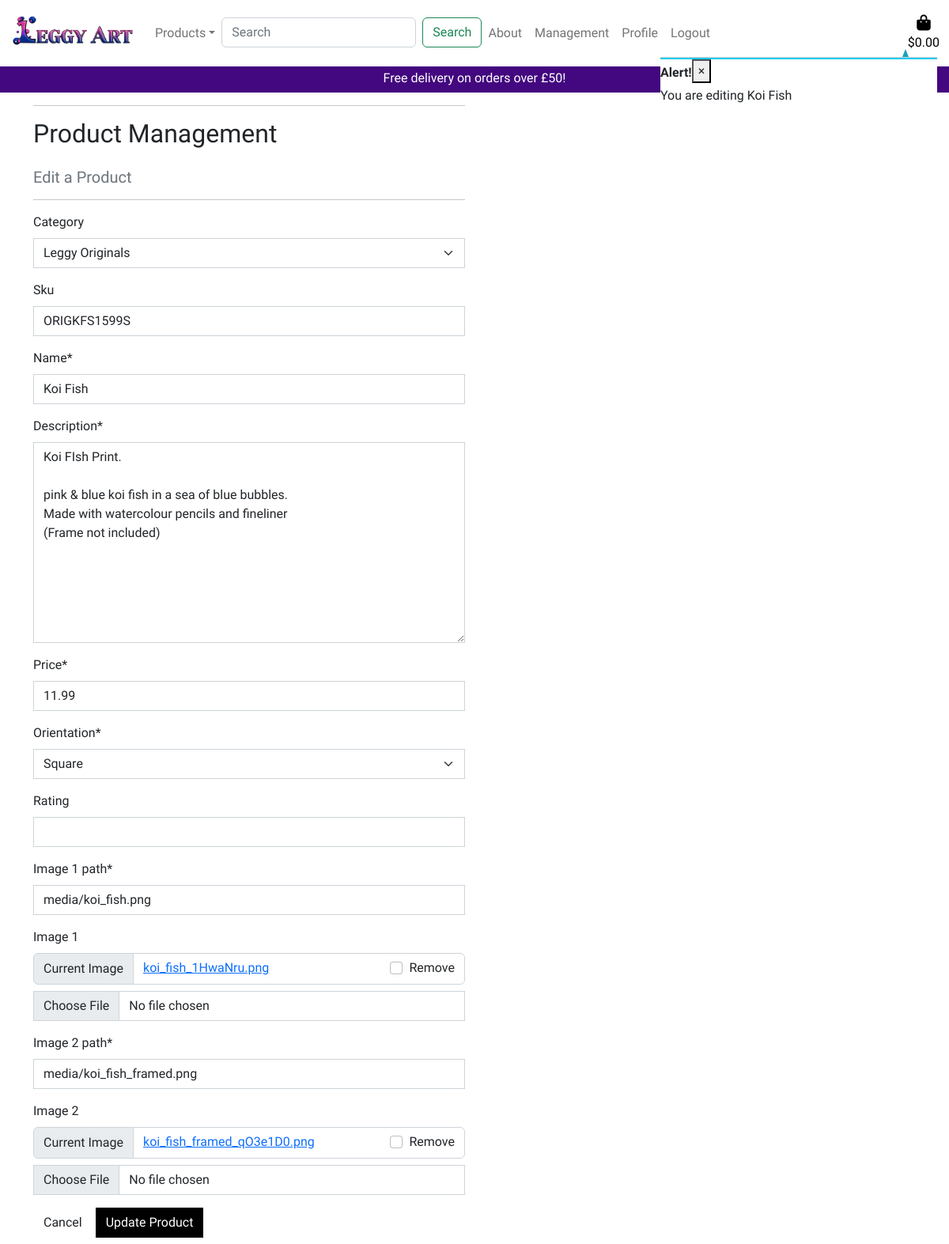
Page /products/edit/1/ (signed in) on the committed database.
### products/models.py (models this page shows, shortened)
class Print(models.Model):
    ORIENTATION_CHOICES = [
        ('L', 'Landscape'),
        ('P', 'Portrait'),
        ('S', 'Square'),
    ]
    category = models.ForeignKey('Category', null=True, blank=True, on_delete=models.SET_NULL)
    sku = models.CharField(max_length=254, null=True, blank=True)
    name = models.CharField(max_length=254)
    description = models.TextField()
    price = models.DecimalField(max_digits=6, decimal_places=2)
    orientation = models.CharField(max_length=1, choices=ORIENTATION_CHOICES, default='S')
    rating = models.DecimalField(max_digits=6, decimal_places=2, null=True, blank=True)
    image_1_path = models.CharField(max_length=1024, default='No Image')
    image_1 = models.ImageField(default='No Image')
    image_2_path = models.CharField(max_length=1024, default='No Image')
    image_2 = models.ImageField(default='No Image')

### products/views.py (the view)
# urls.py: path('edit/<int:print_id>/', views.edit_product, name='edit_product'),
@login_required
def edit_product(request, print_id):
    if not request.user.is_superuser:
        messages.error(request, 'Sorry, only store owners can do that.')
        return redirect(reverse('home'))
    product = get_object_or_404(Print, pk=print_id)
    if request.method == 'POST':
        form = ProductForm(request.POST, request.FILES, instance=product)
        if form.is_valid():
            product = form.save()
            messages.success(request, 'Successfully updated product!')
            return redirect(reverse('print_detail', args=[product.id]))
        else:
            messages.error(request, 'Failed to update product. Please ensure the form is valid.')
    else:
        form = ProductForm(instance=product)
        messages.info(request, f'You are editing {product.name}')
    template = 'products/edit_product.html'
    context = {
        'form': form,
        'product': product,
        'image_1_path': product.image_1.url,
        'image_2_path': product.image_2.url,
    }
    return render(request, template, context)

### products/forms.py
class ProductForm(forms.ModelForm):
    class Meta:
        model = Print
        fields = '__all__'
    image_1 = forms.ImageField(label='Image 1', required=False, widget=CustomClearableFileInput)
    image_2 = forms.ImageField(label='Image 2', required=False, widget=CustomClearableFileInput)
    def __init__(self, *args, **kwargs):
        super().__init__(*args, **kwargs)
        categories = Category.objects.all()
        friendly_names = [(c.id, c.get_friendly_name()) for c in categories] #list comporehension
        self.fields['category'].choices = friendly_names
        for field_name, field in self.fields.items():
            field.widget.attrs['class'] = 'border-black rounded-0'

### basket/contexts.py (called while the page is built, shortened)
def basket_contents(request):
    basket_items = []
    total = 0
    basket = request.session.get('basket', {})
    product_count = len(basket_items)
    if total < settings.FREE_DELIVERY_THRESHOLD and total != 0:
        delivery = Decimal(settings.BASELINE_DELIVERY_FEE + (total * settings.EXTRA_DELIVERY_PERCENTAGE) / 100)
        free_delivery_delta = settings.FREE_DELIVERY_THRESHOLD - total
    else:
        delivery = 0
        free_delivery_delta = 0
    grand_total = delivery + total
    context = {
        'basket_items': basket_items,
        'product_count': product_count,
        'total': total,
        'delivery': delivery,
        'free_delivery_delta': free_delivery_delta,
        'free_delivery_threshold': settings.FREE_DELIVERY_THRESHOLD,
        'grand_total': grand_total,
    }
    return context

### products/models.py (called while the page is built)
    def get_friendly_name(self):
        return self.friendly_name

### products/templates/products/edit_product.html (shortened to what this page needs)
{% extends "base.html" %}
{% load static %}
{% block content %}
    <div class="overlay"></div>
    <div class="container">
        <div class="row">
            <div class="col-12 col-md-6">
                <hr>
                <h2 class="logo-font mb-4">Product Management</h2>
                <h5 class="text-muted">Edit a Product</h5>
                <hr>
            </div>
        </div>
        <div class="row">
            <div class="col-12 col-md-6">
                <form method="POST" action="{% url 'edit_product' product.id %}" class="form mb-2" enctype="multipart/form-data">
                    {{ form | crispy }}
                    <div class="text-right">
                        <a class="btn btn-outline-black rounded-0" href="{% url 'products' %}">Cancel</a>
                        <button class="btn btn-black rounded-0" type="submit">Update Product</button>
                    </div>
                </form>
            </div>
        </div>
    </div>
{% endblock %}

### static/css/base.css (style rules this page uses)
html { width: 100%; height: 100%; overflow-y: visible; overflow-x: hidden; }
body { background: url('/media/hero_img_sm.png') no-repeat 0px 104px; background-size: contain; font-family: "Yeseva One", serif; font-style: normal; }
.overlay { height: 100%; width: 100%; background: #ffffff; top: 0; left: 0; position: fixed; z-index: -1; }
.btn-black { background: black; color: white; }
@media (min-width: 576px) { body { background: url('/media/hero_img_sm.png') no-repeat 0px 104px; background-size: contain; font-family: "Yeseva One", serif; font-style: normal; overflow: auto; } }
@media (min-width: 768px) { body { background: url('/media/hero_img_md.png') no-repeat 0px 50px; background-size: contain; font-family: "Yeseva One", serif; font-style: normal; overflow: auto; } }
@media (min-width: 992px) { body { background: url('/media/hero_img_md.png') no-repeat 0px 50px; background-size: contain; font-family: "Yeseva One", serif; font-style: normal; overflow: auto; } }

### rows in the picture
Print: category "Leggy Originals", sku "ORIGKFS1599S", name "Koi Fish", description "Koi FIsh Print. pink & blue koi fish in a sea of blue bubbles. Made with watercolour pencils and fineliner (Frame not included)", price "11.99", orientation "Square", image_1_path "media/koi_fish.png", image_2_path "media/koi_fish_framed.png"

### other values in the picture
{{ free_delivery_threshold }} "50"
{{ message }} "You are editing Koi Fish"
